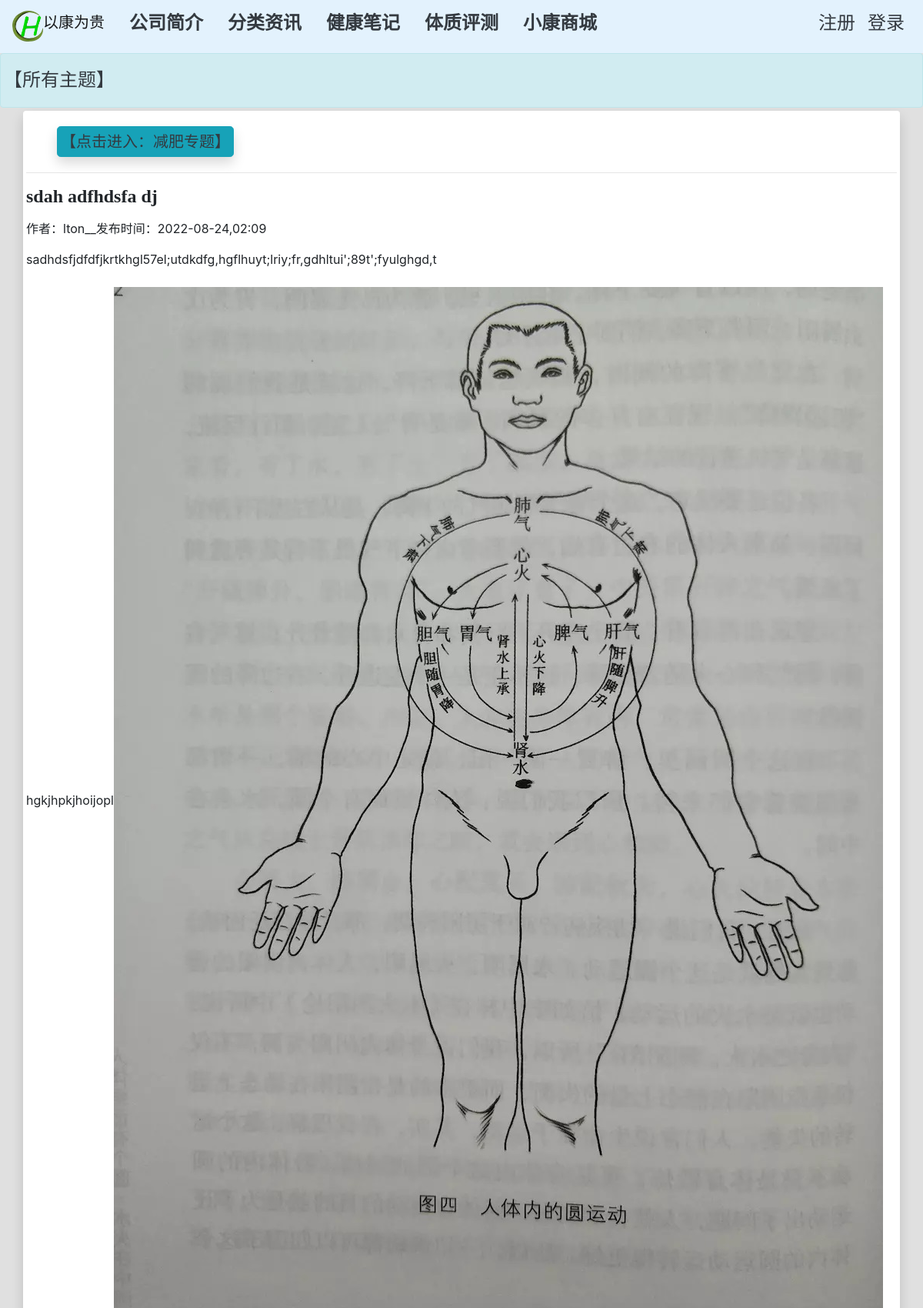
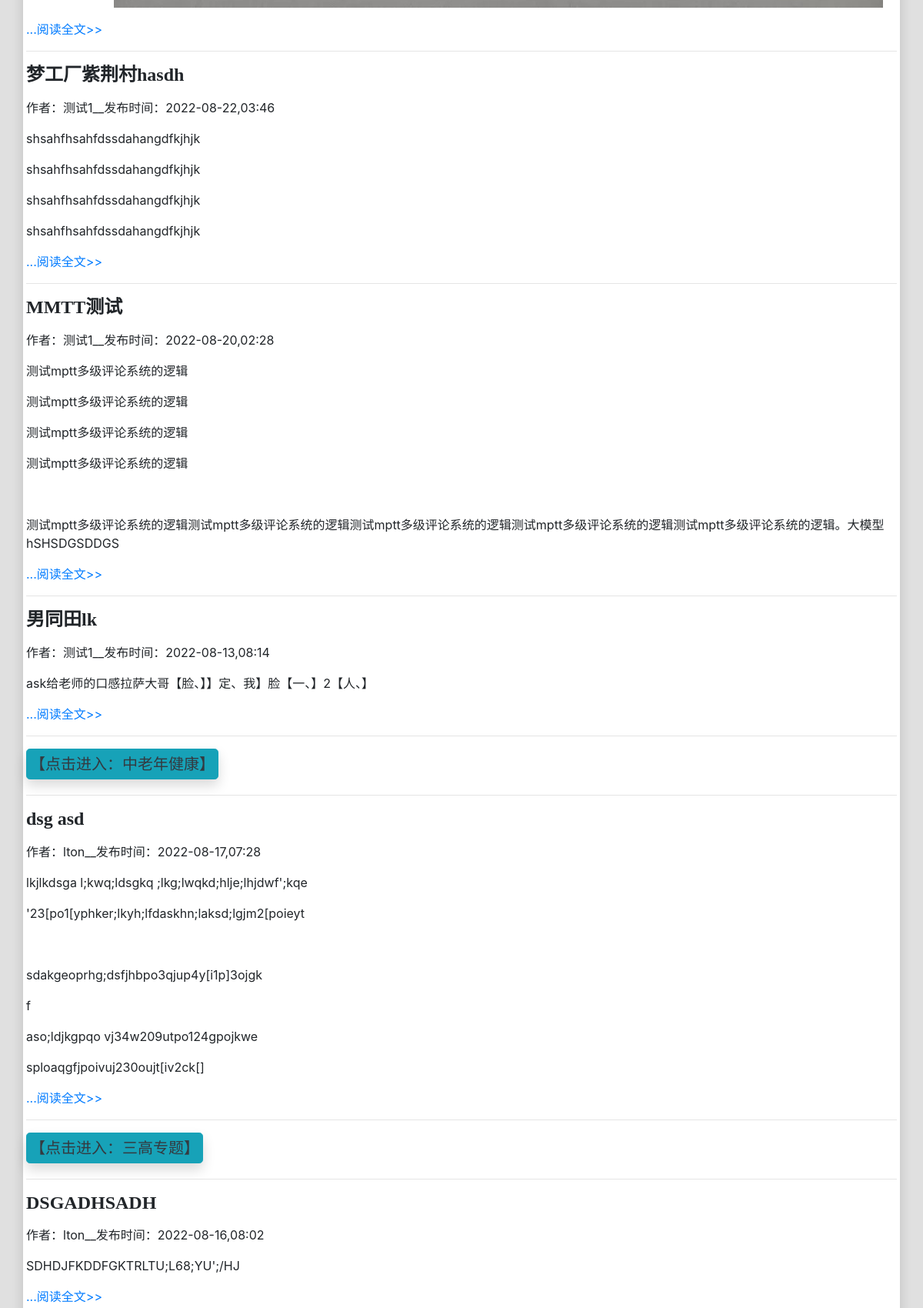
The app's page /learning_logs/topics/ (upper part) with its own data (2 pictures, top to bottom).
### learning_logs/models.py (models this page shows, shortened)
class Topic(models.Model):
    text = models.CharField( max_length=200,verbose_name='类别')
    date_added = models.DateTimeField(auto_now_add=True,verbose_name='日期')
    owner = models.ForeignKey(User, on_delete=models.CASCADE)
    class Meta:
        verbose_name = '主题'
        verbose_name_plural ='分类主题'
    def get_sharers(self):
        return Sharer.objects.filter(topic=self).order_by('-date_added')[:4]

class Sharer(models.Model):
    author = models.ForeignKey(User,on_delete=models.CASCADE, related_name='entries',verbose_name='作者')
    topic = models.ForeignKey(Topic, on_delete=models.CASCADE,verbose_name='主题')
    capt=models.CharField(max_length=100,verbose_name='标题')
    date_added = models.DateTimeField(auto_now_add=True,verbose_name='日期')
    content = RichTextUploadingField(verbose_name='内容')
    action=models.BooleanField(default=False,verbose_name='设为私有')
    class Meta:
        verbose_name = '笔记'
        verbose_name_plural ='我的笔记'

### learning_logs/views.py (the view)
# urls.py: path('topics/', views.topics, name='topics'),
def topics(request):
    topics = Topic.objects.all().order_by('date_added')#filter(owner=request.user)去除仅所者可看
    context ={'topics':topics}
    return render(request,'learning_logs/topics.html', context)

### learning_logs/templates/learning_logs/topics.html (shortened to what this page needs)
{% extends "company/base.html" %}
{% block page_header %}
    <div class="p-1 mb-1 alert alert-info text-dark">
        <p><h4 class="text-dark">【所有主题】</h4></p>
    </div>
{% endblock page_header %}
{% block content %}
<div class="container shadow p-1 mb-5 rounded" style="background-color: #FFFFFF;">
    <ul>
        {% for topic in topics %}
        <p><h4><a class="btn btn-lg btn-info shadow p-1 mb-1 text-dark" href="{% url 'learning_logs:topic' topic.id %}" role="button">【点击进入：{{ topic.text}}】</a></h4></p></ul>
        <hr>
        {% for sharer in topic.get_sharers %}
         <h4><p class="font-weight-bold">{{ sharer.capt}}</p></h4>
         <p>作者：{{sharer.author}}__发布时间：{{ sharer.date_added|date:'Y-m-d,H:i' }}</p>
        <p >{{ sharer.content|safe|truncatewords:20 }}</p><a href="{% url 'learning_logs:阅读全文' sharer.id %}"   class="readmore">...阅读全文&gt;&gt;</a>
     <hr>
     {% endfor %}
        {% empty %}
            <ul><h3>目前还没有人分享</ul></h3>
        {% endfor %}
</div>
{% endblock content %}

### company/templates/company/base.html (style rules this page uses)
body { background-color:#E0E0E0 ; }
h4 { font-family: KaiTi,STLiti,LiSu,cursive； }

### records on screen
Topic: text "减肥专题"
Sharer: capt "sdah adfhdsfa dj", author "lton", date_added "2022-08-24,02:09", content "sadhdsfjdfdfjkrtkhgl57el;utdkdfg,hgflhuyt;lriy;fr,gdhltui';89t';fyulghgd,t hgkjhpkjhoijopl", content (picture)
Sharer: capt "梦工厂紫荆村hasdh", author "测试1", date_added "2022-08-22,03:46", content "shsahfhsahfdssdahangdfkjhjk shsahfhsahfdssdahangdfkjhjk shsahfhsahfdssdahangdfkjhjk shsahfhsahfdssdahangdfkjhjk"
Sharer: capt "MMTT测试", author "测试1", date_added "2022-08-20,02:28", content "测试mptt多级评论系统的逻辑 测试mptt多级评论系统的逻辑 测试mptt多级评论系统的逻辑 测试mptt多级评论系统的逻辑 测试mptt多级评论系统的逻辑测试mptt多级评论系统的逻辑测试mptt多级评论系统的逻辑测试mptt多级评论系统的逻辑测试mptt多级评论系统的逻辑。大模型hSHSDGSDDGS"
Sharer: capt "男同田lk", author "测试1", date_added "2022-08-13,08:14", content "ask给老师的口感拉萨大哥【脸、】】定、我】脸【一、】2【人、】"
Topic: text "中老年健康"
Sharer: capt "dsg asd", author "lton", date_added "2022-08-17,07:28", content "lkjlkdsga l;kwq;ldsgkq ;lkg;lwqkd;hlje;lhjdwf';kqe '23[po1[yphker;lkyh;lfdaskhn;laksd;lgjm2[poieyt sdakgeoprhg;dsfjhbpo3qjup4y[i1p]3ojgk f aso;ldjkgpqo vj34w209utpo124gpojkwe sploaqgfjpoivuj230oujt[iv2ck[]"
Topic: text "三高专题"
Sharer: capt "DSGADHSADH", author "lton", date_added "2022-08-16,08:02", content "SDHDJFKDDFGKTRLTU;L68;YU';/HJ"
